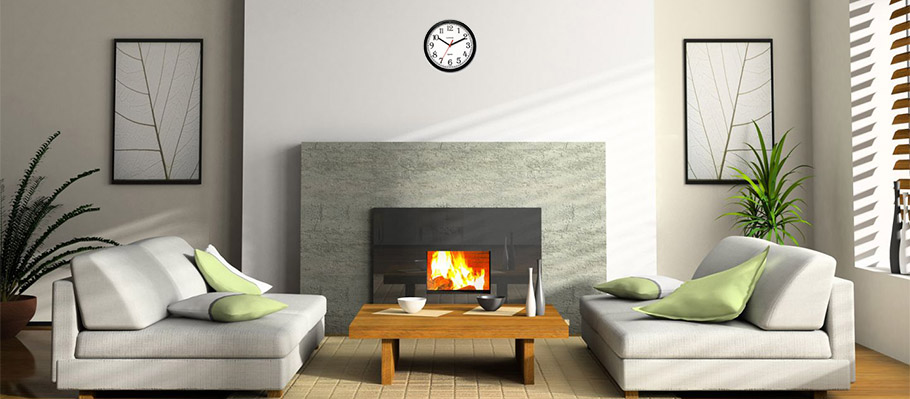
#> input picture outros/relogio3.jpg, 910 x 399 px
$ python Watchs.py
#> lines starting #> are read from the running program, lines starting #| are printed output that depends on the picture; after the words box and inside, x2 and y2 are one past the last pixel; in counts of white or black regions, pixels touching at a corner belong together
#!/usr/bin/env python3
# -*- coding: utf-8 -*-
"""
Created on Sun Feb  3 15:10:47 2019

@author: joaopaulo
"""

import cv2

classificadorRelogio = cv2.CascadeClassifier('cascades/relogios.xml')

imagem = cv2.imread("outros/relogio3.jpg")
#> imagem is the input picture: shape (399, 910, 3); mean B, G, R 144, 158.6, 164.3
imagemCinza = cv2.cvtColor(imagem, cv2.COLOR_BGR2GRAY)
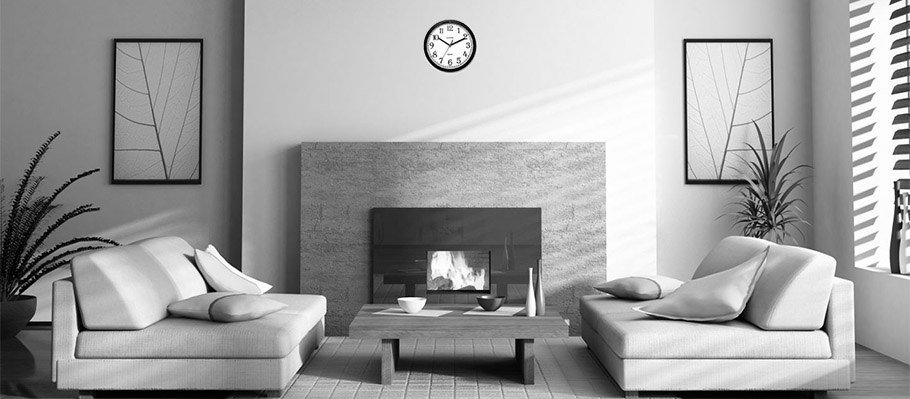
#> imagemCinza: shape (399, 910); min 0, max 255, mean 158.6

detectado = classificadorRelogio.detectMultiScale(imagemCinza, scaleFactor=1.1)
#> detectado = [[424, 19, 50, 50]]

for (x, y, l, a) in detectado:
    imagem = cv2.rectangle(imagem, (x, y), (x + l, y + a), (0, 0, 255), 2)
#> this loop made 1 pass
#> pass 1, `imagem = cv2.rectangle(imagem, (x, y), (x + l, y + a), (0, 0, 255), 2)`:
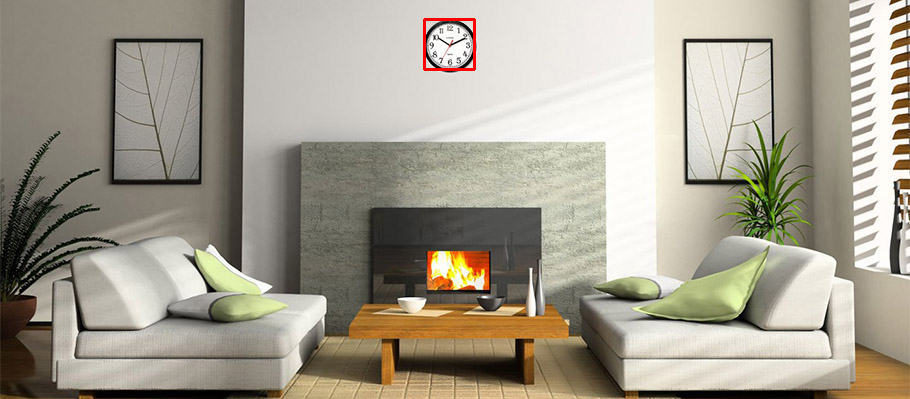
#> imagem: shape (399, 910, 3); 0.16% of pixels changed, all inside (x1, y1, x2, y2) = (423, 18, 476, 71)

cv2.imshow("Encontrado", imagem)
cv2.waitKey()
